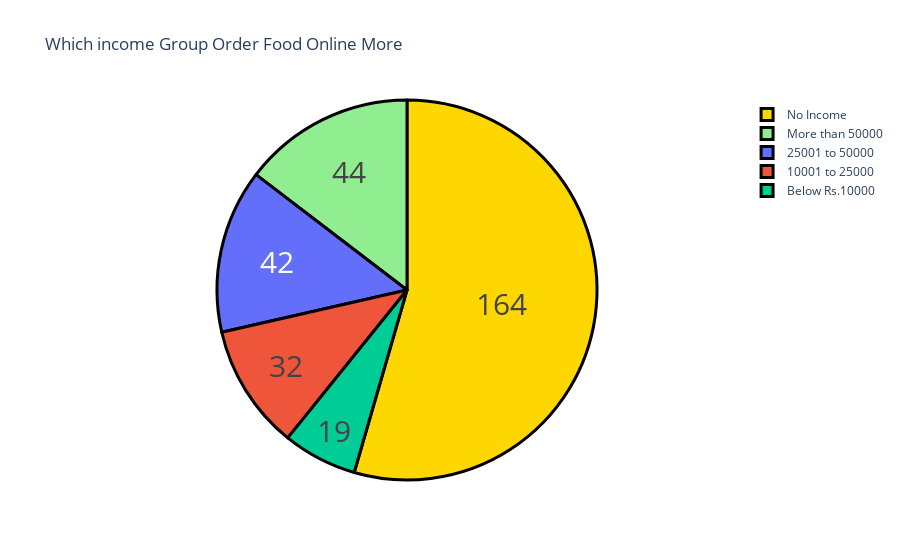

The code cell stored with this chart in its notebook:
### Code cell
# Now let's have a look at what's the income group of the customers who have ordered the food again
income = buying_again_data["Monthly Income"].value_counts()
label = income.index
counts = income.values
colors = ["gold", "lightgreen"]

fig = go.Figure(data=[go.Pie(labels=label, values=counts)])
fig.update_layout(title_text="Which income Group Order Food Online More")
fig.update_traces(hoverinfo="label+percent", textinfo="value", textfont_size=30,
                  marker=dict(colors=colors, line=dict(color="black", width=3)))

### Figure 1 — Plotly figure (JSON) as saved in the notebook; plotly's stock layout.template omitted (floating-point values rounded to 4 significant figures)
{"data": [{"hoverinfo": "label+percent", "labels": ["No Income", "More than 50000", "25001 to 50000", "10001 to 25000", "Below Rs.10000"], "marker": {"colors": ["gold", "lightgreen"], "line": {"color": "black", "width": 3}}, "textfont": {"size": 30}, "textinfo": "value", "type": "pie", "values": [164, 44, 42, 32, 19]}], "layout": {"title": {"text": "Which income Group Order Food Online More"}}}
